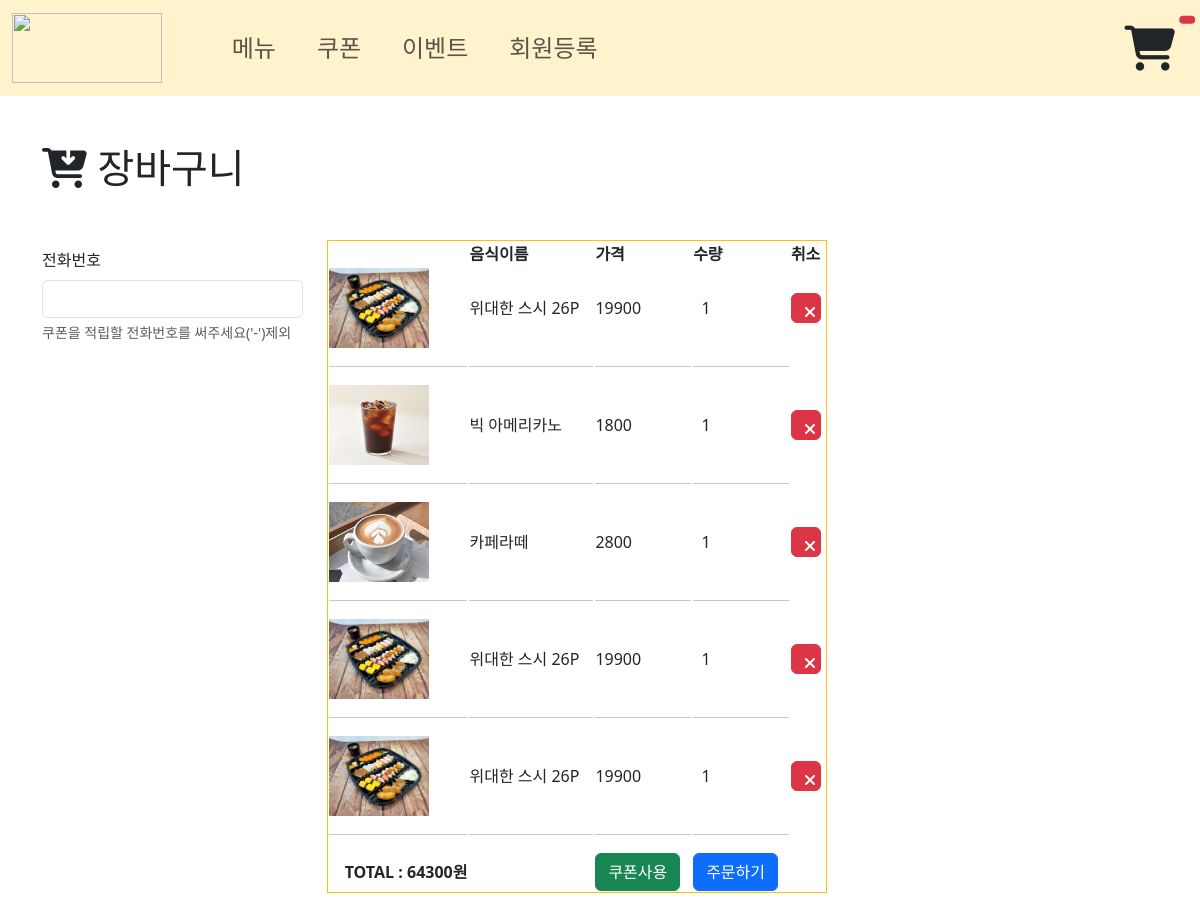
/cart/cart/, run on the app's committed database.
### cart/models.py (models this page shows, shortened)
class Cart(models.Model):
    name = models.CharField(max_length=200)
    price = models.IntegerField(default=0)
    num = models.IntegerField(default=0)
    img = models.ImageField(null=True)
    kind = models.ForeignKey(Menu, on_delete=models.CASCADE, null=True)

### cart/views.py (the view)
# urls.py: path('cart/', views.cart, name = "cart"),
def cart(request):
    cset = Cart.objects.all()
    cart_sum = 0
    for i in cset:
        cart_sum += i.price
    context={
        "cset":cset,
        "cart_sum": cart_sum
    }
    return render(request,'cart.html', context)

### templates/cart.html (shortened to what this page needs)
{%extends 'base.html'%}
{%block con%}
    <form method="post" action="{%url 'cart:buy'%}">
        <div class="container">
            <div class="row my-5">
                <div class="col-3">
                    <h1><i class="fa-solid fa-cart-arrow-down"></i> 장바구니</h1><br><br>
                    <div class="mb-3">
                        <label  class="form-label">전화번호</label>
                        <input name = "phone" type="text" class="form-control">
                        <div id="emailHelp" class="form-text">쿠폰을 적립할 전화번호를 써주세요('-')제외</div><br>
                    </div>
                </div>
                <div class="col-9" >
                    <br><br><br><br>
                        <table border="1" class = "border border-warning" width ="500">
                            <tr>
                                <th></th>
                                <th>음식이름</th>
                                <th>가격</th>
                                <th>수량</th>
                                <th>취소</th>
                            </tr>
                            {%for i in cset%}
                                <tr>
                                    <td><img src="{{i.img.url}}" style = "height:80px; width:100px;"></td>
                                    <td>{{i.name}}</td>
                                    <td>{{i.price}}</td>
                                    <td>&nbsp;&nbsp;{{i.num}}</td>
                                    <th><a href="{%url 'cart:remove' i.id%}"><button type="button" class="btn btn-danger" style ="height:30px; width:30px;"><i class="fa-solid fa-xmark"></i></button></th></a>
                                </tr>
                                <tr>
                                    <th><hr></th>
                                    <th><hr></th>
                                    <th><hr></th>
                                    <th><hr></th>
                                </tr>
                            {%empty%}
                                <h4>담겨있는 상품이 없어요!</h4>
                            {%endfor%}
                            <tr>
                                <th style ="text-align: right;"><b>TOTAL : {{cart_sum}}원</b></th>
                                <th></th>
                                <th><button type="button" class="btn btn-success" data-bs-toggle="modal" data-bs-target="#exampleModal" data-bs-whatever="@mdo">쿠폰사용</button>
                                <th><button class="btn btn-primary">주문하기</button></th>
                            </tr>
                        </table>
                </div>
            </div>
        </div>
    </form>
{%endblock%}

### data on the page
Cart: img (picture), name "위대한 스시 26P", price "19900", num "1"
Cart: img (picture), name "빅 아메리카노", price "1800", num "1"
Cart: img (picture), name "카페라떼", price "2800", num "1"
Cart: img (picture), name "위대한 스시 26P", price "19900", num "1"
Cart: img (picture), name "위대한 스시 26P", price "19900", num "1"

### other printed values
{{ cart_sum }} "64300"
